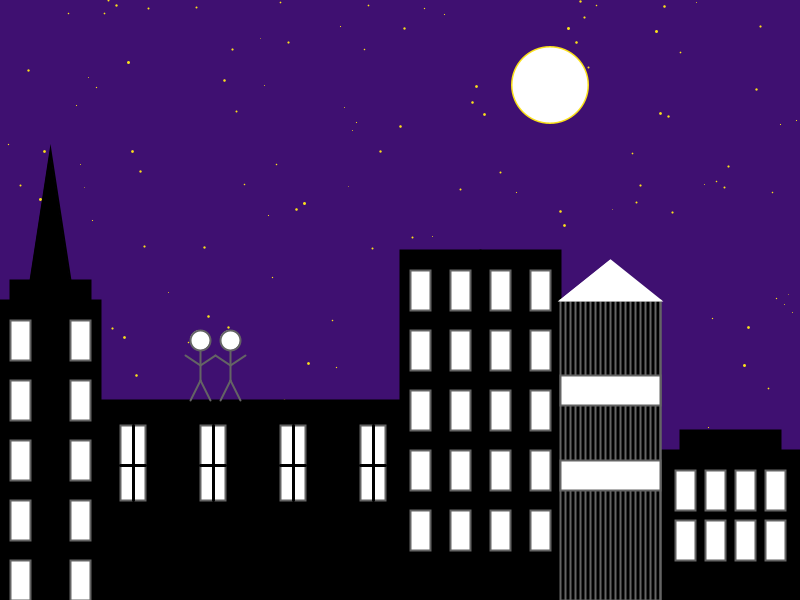
Frame 1 (no input)
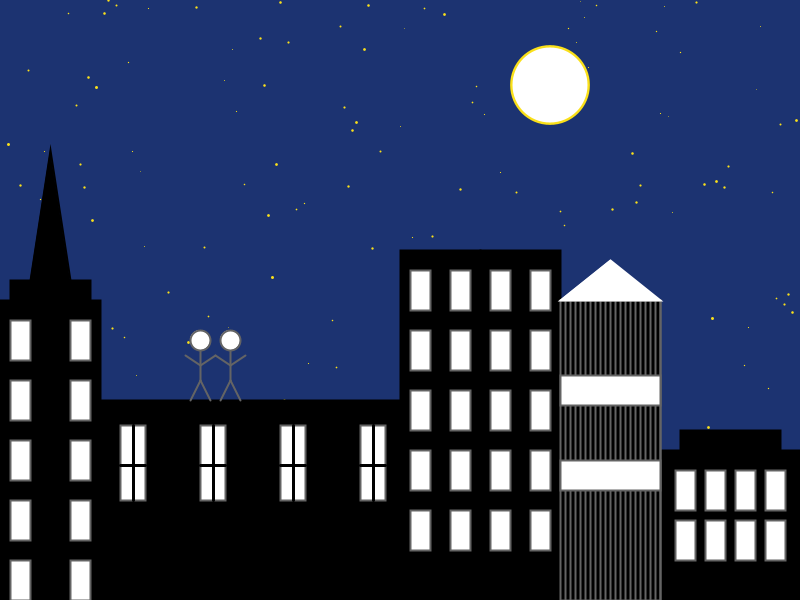
Frame 60 (the mouse pressed at the canvas centre just before this capture)
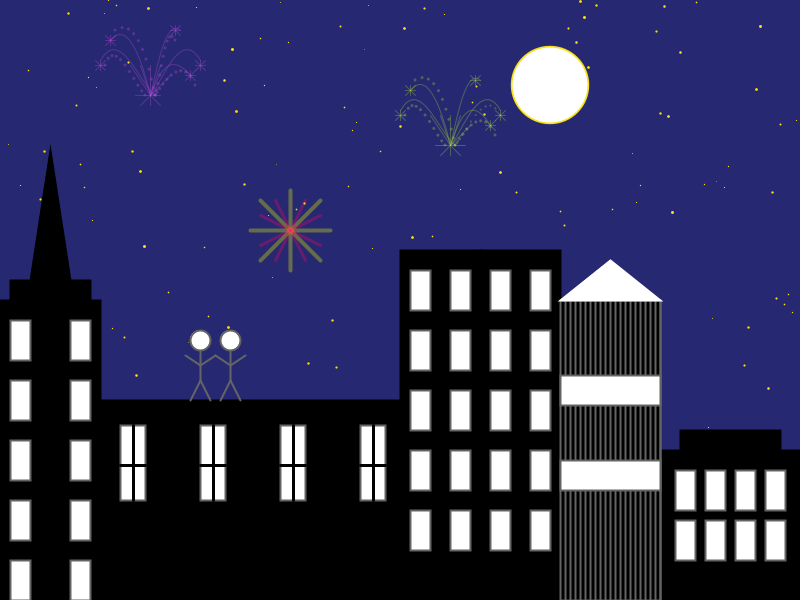
Frame 120 (the mouse held since frame 60 and released just before this capture)

The Processing sketch that drew these frames (run headless with seeded random() and noise(); from frame 60 on, the mouse is pressed at the canvas centre):

// Processing sketch: processing_88469
// ── processing_88469.pde

//moving fireworks
int circleSize = 10;
int trans = 100;
int strokeTrans = 200;

//mouse button
boolean button = false;

//background color

float r = 63;
float g = 16;
float b = 113;
float colorChange =1;

//moon
float moonX = 650;
float moonY = 85;
float w = 78;
float change = 0.03;

// stars
float strokeStar = 1;
float strokeStarChange = .2;


void setup()  {
  frameRate(30);
  size(800, 600);

}



void draw() {
  
  moonX = constrain(mouseX, 550, 650);
  //vary the background color
  background(r,g,b);
  r = r - colorChange;
  r = constrain(r, 16,70);
  g= g + colorChange;
  g = constrain(g, 10, 78);
  if((g == 78) || (g == 16)) {
    colorChange = colorChange * -1;
  }
  if((r == 70) || (r == 16)) {
    colorChange = colorChange * -1;
  }



  //middle fireworks

  if(button) {
    fill(0);
    stroke(232, 250, 0, strokeTrans);
    strokeWeight(4);
    fill(63,16, 113);
    line(260, 200, 320, 260);
    line(290, 190, 290, 270);
    line(320, 200, 260, 260);
    line(250, 230, 330, 230);

    noStroke();

    fill(63,16,113, trans);
    ellipse(290, 230, circleSize, circleSize);
    circleSize=circleSize + 3;
    trans = trans - 1;
    strokeTrans = strokeTrans - 1;



    stroke(250, 0, 104, strokeTrans);
    strokeWeight(3);
    line(275, 200, 305, 260);
    line(305, 200, 275, 260);
    line(320, 215, 260, 245);
    line(320, 245, 260, 215);
    fill(63, 16, 113, trans);
    noStroke();
    ellipse(290, 230, circleSize, circleSize);
    fill(255, trans);
    ellipse(290, 230,circleSize, circleSize);
    circleSize=circleSize + 3;
    trans = trans - 1;
    strokeTrans = strokeTrans - 1;
  }

  //left fireworks


  if(button) {
    fill(239, 144, 250, trans);
    ellipse(150, 83, circleSize, circleSize);
    circleSize=circleSize + 3;
    trans= trans - 1;
    noFill();
    noStroke();
    bezier(155, 95, 165, 85, 185, 35, 200, 65);
    fill(197, 76, 222, trans);
    int steps = 10;
    for (int i = 0; i <= steps; i++) {
      float t = i / float(steps);
      float x = bezierPoint(155, 165, 185, 200, t);
      float y = bezierPoint(95, 85, 35, 65, t);
      ellipse(x, y, 2, 2);
    }



    fill(197, 76, 222, trans);
    ellipse(150, 90, 10, 10);

    stroke(197, 76, 222, strokeTrans);
    strokeWeight(1);
    line(195,60, 205,70);
    line(205,60, 195,70);
    line(200, 60, 200, 70);
    line(195, 65, 205, 65);
    noFill();
    bezier(150, 95, 160, 85, 180, 25, 200, 60);

    noFill();
    noStroke();
    bezier(145, 95, 135, 85, 115, 35, 105, 65);
    fill(197, 76, 222, strokeTrans);

    for (int i = 0; i <= steps; i++) {
      float t = i / float(steps);
      float x = bezierPoint(145, 135, 115, 105, t);
      float y = bezierPoint(95, 85, 35, 65, t);
      ellipse(x, y, 3, 3);
    }

    stroke(197, 76, 222, strokeTrans);
    strokeWeight(1);
    line(95, 60, 105, 70);
    line(105, 60, 95, 70);
    line(100, 60, 100, 70);
    line(95, 65, 105, 65);
    noFill();
    bezier(155, 95, 140, 85, 120, 25, 100, 60);





    noFill();
    noStroke();
    bezier(155, 95, 160, 85, 165, 20, 175, 40);
    fill(197, 76, 222, strokeTrans);

    for (int i = 0; i <= steps; i++) {
      float t = i / float(steps);
      float x = bezierPoint(155, 160, 165, 175, t);
      float y = bezierPoint(95, 85, 20, 40, t);
      ellipse(x, y, 3, 3);
    }
    strokeWeight(1);
    noFill();
    stroke(197, 76, 222, strokeTrans);
    bezier(150, 95, 155, 75, 165, 15, 180, 30);


    strokeWeight(1);
    line(170, 25, 180, 35);
    line(180, 25, 170, 35);
    line(175, 25, 175, 35);
    line(170, 30, 180, 30);

    strokeWeight(1);
    line(150, 95, 160, 65);
    line(150, 95, 150, 65);
    line(150, 95, 140, 65);
    line(150, 95, 130, 65);
    line(150, 95, 170, 75);

    line(150, 95, 160, 105);
    line(150, 95, 150, 105);
    line(150, 95, 140, 105);
    line(150, 95, 135, 95);
    line(150, 95, 160, 95);



    noFill();
    noStroke();
    bezier(155, 95, 150, 75, 140, 15, 115, 30);
    fill(197, 76, 222, strokeTrans);

    for (int i = 0; i <= steps; i++) {
      float t = i / float(steps);
      float x = bezierPoint(155, 150, 140, 115, t);
      float y = bezierPoint(95, 75, 15, 30, t);
      ellipse(x, y, 3, 3);
    }

    stroke(197, 76, 222, strokeTrans);
    strokeWeight(1);
    line(105, 35, 115, 45);
    line(115, 35, 105, 45);
    line(110, 35, 110, 45);
    line(105, 40, 115, 40);
    noFill();
    bezier(150, 95, 145, 75, 130, 15, 110, 40);


    noFill();
    noStroke();
    bezier(155, 95, 160, 90, 180, 50, 195, 85);
    fill(197, 76, 222, strokeTrans);

    for (int i = 0; i <= steps; i++) {
      float t = i / float(steps);
      float x = bezierPoint(155, 160, 180, 195, t);
      float y = bezierPoint(95, 90, 50, 85, t);
      ellipse(x, y, 3, 3);
    }

    stroke(197, 76, 222, strokeTrans);
    strokeWeight(1);
    line(185, 70, 195, 80);
    line(195, 70, 185, 80);
    line(190, 70, 190, 80);
    line(185, 75, 195, 75);
    noFill();
    bezier(150, 95, 155, 85, 165, 45, 190, 75);
  }

  //right fireworks

  if(button) {
     fill(171, 219, 53, trans);
     stroke(171, 219, 53, trans);
    ellipse(450, 133, circleSize, circleSize);
    circleSize=circleSize + 3;
    trans= trans - 1;
    fill(171, 219, 53, trans);
    ellipse(450, 140, circleSize, circleSize);
    circleSize=circleSize + 3;
    trans= trans - 1;
    
    
    noFill();
    noStroke();
    bezier(455, 345, 465, 335, 485, 85, 300, 115);
    fill(171, 219, 53, strokeTrans);
    int steps = 10;

    for (int i = 0; i <= steps; i++) {
      float t = i / float(steps);
      float x = bezierPoint(455, 465, 485, 500, t);
      float y = bezierPoint(145, 135, 85, 115, t);
      ellipse(x, y, 2, 2);
    }

   

    stroke(171, 219, 53, strokeTrans);
    strokeWeight(1);
    line(495, 110, 505, 120);
    line(505, 110, 495, 120);
    line(500, 110, 500, 120);
    line(495, 115, 505, 115);
    noFill();
    bezier(450, 145, 460, 135, 480, 75, 500, 110);

    noFill();
    noStroke();
    bezier(445, 145, 435, 135, 415, 85, 405, 115);
    fill(171, 219, 53, strokeTrans);

    for (int i = 0; i <= steps; i++) {
      float t = i / float(steps);
      float x = bezierPoint(445, 435, 415, 405, t);
      float y = bezierPoint(145, 135, 85, 115, t);
      ellipse(x, y, 3, 3);
    }

    stroke(171, 219, 53, strokeTrans);
    strokeWeight(1);
    line(395, 110, 405, 120);
    line(405, 110, 395, 120);
    line(400, 110, 400, 120);
    line(395, 115, 405, 115);
    noFill();
    bezier(455, 145, 440, 135, 420, 75, 400, 110);


    strokeWeight(1);
    line(450, 145, 460, 115);
    line(450, 145, 450, 115);
    line(450, 145, 440, 115);
    line(450, 145, 430, 115);
    line(450, 145, 470, 125);

    line(450, 145, 460, 155);
    line(450, 145, 450, 155);
    line(450, 145, 440, 155);
    line(450, 145, 435, 145);
    line(450, 145, 465, 145);


    noFill();
    noStroke();
    bezier(455, 145, 460, 135, 565, 70, 475, 90);
    fill(171, 219, 53, trans);

    for (int i = 0; i <= steps; i++) {
      float t = i / float(steps);
      float x = bezierPoint(455, 460, 465, 475, t);
      float y = bezierPoint(145, 135, 70, 90, t);
      ellipse(x, y, 3, 3);
    }
    strokeWeight(1);
    noFill();
    stroke(171,219,53, strokeTrans);
    bezier(450, 145, 455, 125, 465, 65, 480, 80);


    strokeWeight(1);
    line(470, 75, 480, 85);
    line(480, 75, 470, 85);
    line(475, 75, 475, 85);
    line(470, 80, 480, 80);



    noFill();
    noStroke();
    bezier(455, 145, 450, 125, 440, 65, 415, 80);
    fill(171, 219, 53, strokeTrans);

    for (int i = 0; i <= steps; i++) {
      float t = i / float(steps);
      float x = bezierPoint(455, 450, 440, 415, t);
      float y = bezierPoint(145, 125, 65, 80, t);
      ellipse(x, y, 3, 3);
    }

    stroke(171, 219, 53, strokeTrans);
    strokeWeight(1);
    line(405, 85, 415, 95);
    line(415, 85, 405, 95);
    line(410, 85, 410, 95);
    line(405, 90, 415, 90);
    noFill();
    bezier(450, 145, 445, 125, 430, 65, 410, 90);


    noFill();
    noStroke();
    bezier(455, 145, 460, 140, 480, 90, 495, 135);
    fill(171, 219, 53, strokeTrans);

    for (int i = 0; i <= steps; i++) {
      float t = i / float(steps);
      float x = bezierPoint(455, 460, 480, 495, t);
      float y = bezierPoint(145, 140, 100, 135, t);
      ellipse(x, y, 3, 3);
    }

    stroke(171, 219, 53, strokeTrans);
    strokeWeight(1);
    line(485, 120, 495, 130);
    line(495, 120, 485, 130);
    line(490, 120, 490, 130);
    line(485, 125, 495, 125);
    noFill();
    bezier(450, 145, 455, 135, 465, 85, 490, 125);
  }

  //stars
  randomSeed(0);
  for (float i = random(0); i < 800; i += 4) {

    strokeWeight(strokeStar);
    stroke(250, 224, 25);
    point(i, random(600));

    strokeStar = strokeStar + strokeStarChange;
    if((strokeStar>3) || (strokeStar<1)) {
      strokeStarChange = strokeStarChange * -1;
    }
  }


  //1st Building
  fill(0);
  stroke(0); 
  strokeWeight(2); 
  smooth(); 
  rect(0,300,100,300);
  rect(10, 280, 80, 20);
  triangle(30, 280, 50, 150, 70, 280);
  //windows
  fill(255);
  stroke(100);
  rect(10, 320, 20, 40);
  rect(10, 380, 20, 40);
  rect(10, 440, 20, 40);
  rect(10, 500, 20, 40);
  rect(10, 560, 20, 40);
  rect(70, 320, 20, 40);
  rect(70, 380, 20, 40);
  rect(70, 440, 20, 40);
  rect(70, 500, 20, 40);
  rect(70, 560, 20, 40);

  //2nd Building
  fill(0);
  stroke(0);
  rect(100, 400, 300, 200);

  //windows
  fill(255);
  stroke(100);
  rect(120, 425, 25, 75);
  rect(200, 425, 25, 75);
  rect(280, 425, 25, 75);
  rect(360, 425, 25, 75);

  //window paneling
  strokeWeight(3);
  stroke(0);
  line(133, 425, 133, 500);
  line(120, 465, 145, 465);
  line(213, 425, 213, 500);
  line(200, 465, 225, 465);
  line(293, 425, 293, 500);
  line(280, 465, 305, 465);
  line(373, 425, 373, 500);
  line(360, 465, 385, 465);

  //3rd Building
  stroke(0); 
  strokeWeight(2); 
  smooth(); 
  fill(0);
  rect(400,250,80,350);

  //windows
  fill(255);
  stroke(100);
  rect(410, 270, 20, 40);
  rect(410, 330, 20, 40);
  rect(410, 390, 20, 40);
  rect(410, 450, 20, 40);
  rect(410, 510, 20, 40);
  rect(450, 270, 20, 40);
  rect(450, 330, 20, 40);
  rect(450, 390, 20, 40);
  rect(450, 450, 20, 40);
  rect(450, 510, 20, 40);

  //4th Building
  fill(0);
  stroke(0);
  rect(480,250,80,350);

  //windows
  fill(255);
  stroke(100);
  rect(490, 270, 20, 40);
  rect(490, 330, 20, 40);
  rect(490, 390, 20, 40);
  rect(490, 450, 20, 40);
  rect(490, 510, 20, 40);
  rect(530, 270, 20, 40);
  rect(530, 330, 20, 40);
  rect(530, 390, 20, 40);
  rect(530, 450, 20, 40);
  rect(530, 510, 20, 40);



  //6th Building
  fill(0);
  stroke(0);
  rect(660, 450, 140, 150);
  rect(680, 430, 100, 20);

  //5th Building
  stroke(100); 
  strokeWeight(2); 
  smooth(); 
  fill(0);
  rect(560, 300, 100, 300);
  line(565, 300, 565, 600);
  line(570, 300, 570, 600);
  line(575, 300, 575, 600);
  line(580, 300, 580, 600);
  line(585, 300, 585, 600);
  line(590, 300, 590, 600);
  line(595, 300, 595, 600);
  line(600, 300, 600, 600);
  line(605, 300, 605, 600);
  line(610, 300, 610, 600);
  line(615, 300, 615, 600);
  line(620, 300, 620, 600);
  line(625, 300, 625, 600);
  line(630, 300, 630, 600);
  line(635, 300, 635, 600);
  line(640, 300, 640, 600);
  line(645, 300, 645, 600);
  line(650, 300, 650, 600);
  line(655, 300, 655, 600);
  line(660, 300, 660, 600);
  fill(255);
  rect(560, 375, 100, 30);
  rect(560, 460, 100, 30);
  stroke(255);
  fill(255);
  triangle(560, 300, 610, 260, 660, 300);


  //windows
  fill(255);
  stroke(100);
  rect(675, 470, 20, 40);
  rect(705, 470, 20, 40);
  rect(735, 470, 20, 40);
  rect(765, 470, 20, 40);
  rect(675, 520, 20, 40);
  rect(705, 520, 20, 40);
  rect(735, 520, 20, 40);
  rect(765, 520, 20, 40);

  //1st Person
  line(200, 340, 200, 380);
  smooth();
  ellipse(200, 340, 20, 20);
  line(200, 380, 210, 400);
  line(200, 380, 190, 400);
  line(200, 365, 215, 355);
  line(200, 365, 185, 355);
  line(230, 340, 230, 380);

  //2nd Person
  smooth();
  ellipse(230, 340, 20, 20);
  line(230, 380, 240, 400);
  line(230, 380, 220, 400);
  line(230, 365, 245, 355);
  line(230, 365, 215, 355);
  stroke(250, 224, 25);



  fill(250, 224, 25);
  noStroke();
  ellipse(moonX, moonY, w, w);
  w = w + change;

  if ((w > 80) || (w < 77)) {
    change = change * -1;
  }

  fill(255);
  ellipse(moonX, moonY, 75,75);



}

void mousePressed() {
  button = !button;
}
